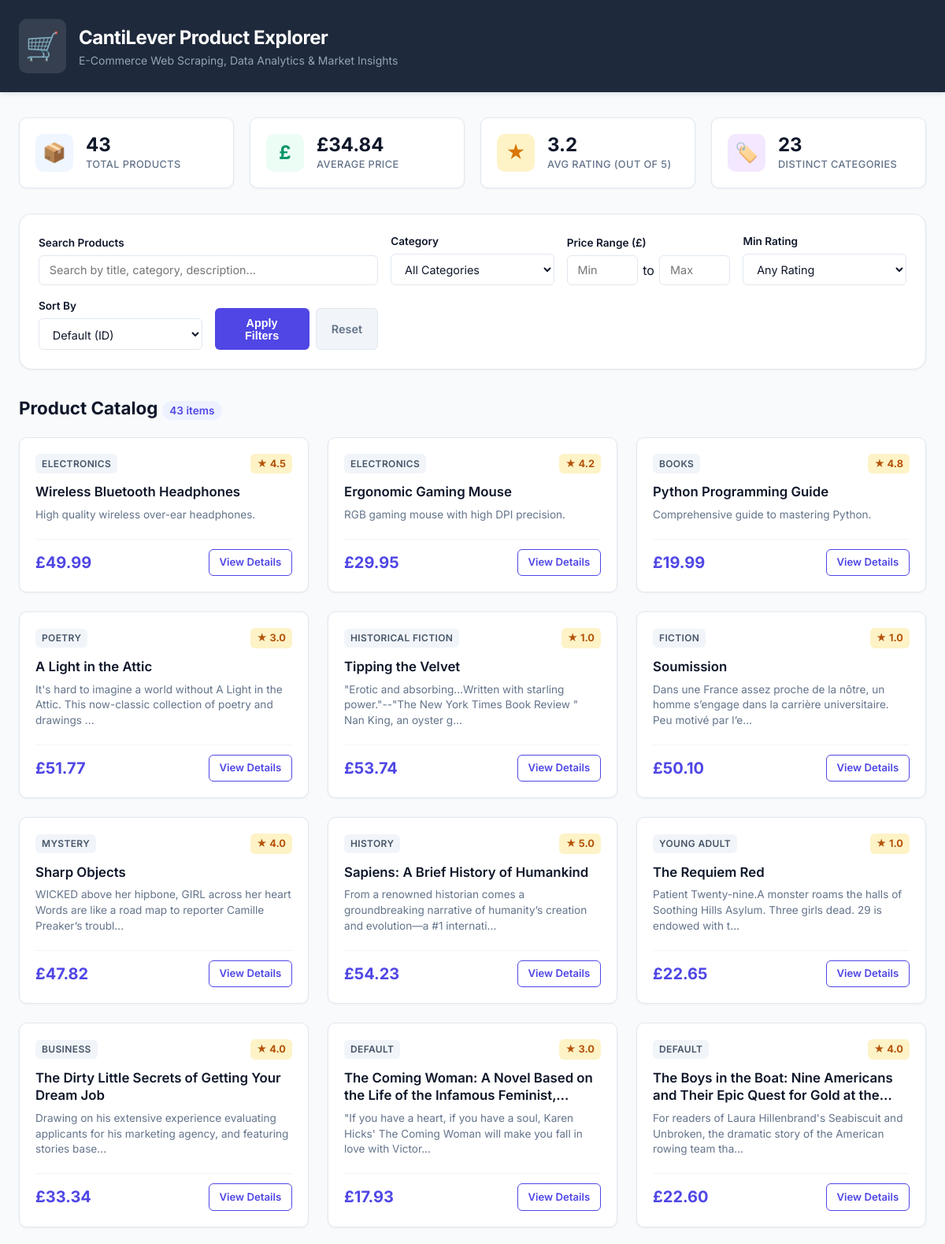
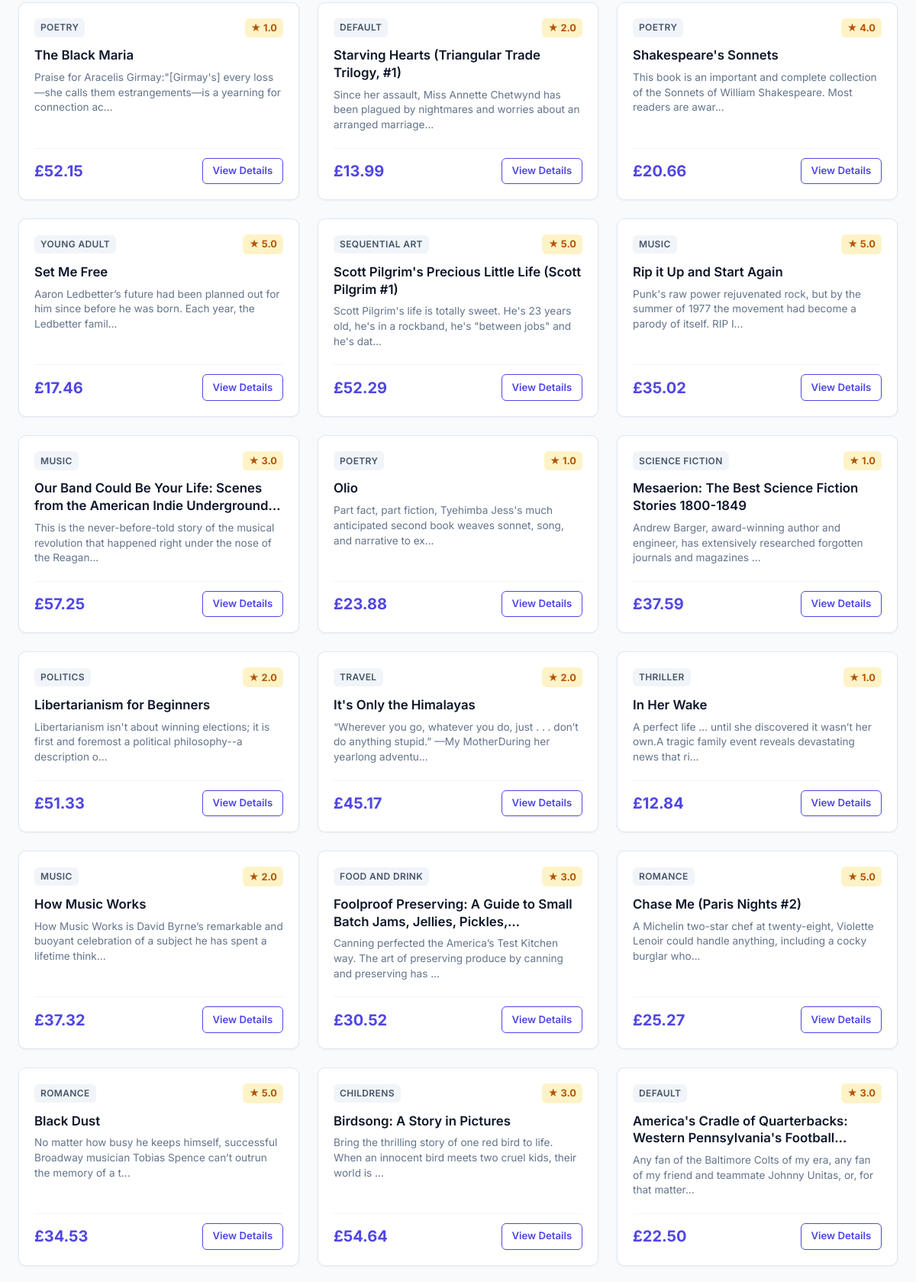
The page / (upper part) on the database its author committed (2 pictures, top to bottom).
### tables this page shows
CREATE TABLE products (id INTEGER PRIMARY KEY AUTOINCREMENT, title TEXT NOT NULL, price REAL, rating REAL, description TEXT, category TEXT, url TEXT);

### app.py (the view)
@app.route("/")
def home():
    query = request.args.get('q', '').strip()
    category = request.args.get('category', '').strip()
    min_price = request.args.get('min_price', '').strip()
    max_price = request.args.get('max_price', '').strip()
    min_rating = request.args.get('min_rating', '').strip()
    sort_by = request.args.get('sort_by', '').strip()
    products = database.get_filtered_products(
        query=query,
        category=category,
        min_price=min_price,
        max_price=max_price,
        min_rating=min_rating,
        sort_by=sort_by
    )
    categories = database.get_categories()
    analytics = database.get_analytics_summary()
    charts = {
        'price_distribution': 'visualizations/price_distribution.png' if os.path.exists(os.path.join(VISUALIZATIONS_DIR, 'price_distribution.png')) else None,
        'rating_distribution': 'visualizations/rating_distribution.png' if os.path.exists(os.path.join(VISUALIZATIONS_DIR, 'rating_distribution.png')) else None,
        'price_vs_rating': 'visualizations/price_vs_rating.png' if os.path.exists(os.path.join(VISUALIZATIONS_DIR, 'price_vs_rating.png')) else None,
        'category_prices': 'visualizations/category_prices.png' if os.path.exists(os.path.join(VISUALIZATIONS_DIR, 'category_prices.png')) else None,
    }
    return render_template(
        "index.html",
        products=products,
        categories=categories,
        analytics=analytics,
        charts=charts,
        search_query=query,
        selected_category=category,
        min_price=min_price,
        max_price=max_price,
        min_rating=min_rating,
        sort_by=sort_by,
        total_results=len(products)
    )

### database.py (called while the page is built, shortened)
def get_connection():
    os.makedirs("data", exist_ok=True)
    connection = sqlite3.connect(DATABASE_PATH)
    connection.row_factory = sqlite3.Row
    return connection

def get_categories():
    connection = get_connection()
    cursor = connection.cursor()
    cursor.execute("""
        SELECT DISTINCT category
        FROM products
        WHERE category IS NOT NULL AND category != '' AND category != 'Uncategorized'
        ORDER BY category ASC
    """)
    rows = cursor.fetchall()
    connection.close()
    return [row["category"] for row in rows]

def get_analytics_summary():
    connection = get_connection()
    cursor = connection.cursor()
    cursor.execute("""
        SELECT
            COUNT(*) as total_products,
            AVG(price) as avg_price,
            MIN(price) as min_price,
            MAX(price) as max_price,
            AVG(rating) as avg_rating,
            COUNT(DISTINCT category) as total_categories
        FROM products
    """)
    row = cursor.fetchone()
    connection.close()
    return {
        "total_products": row["total_products"] or 0,
        "avg_price": round(row["avg_price"] or 0.0, 2),
        "min_price": round(row["min_price"] or 0.0, 2),
        "max_price": round(row["max_price"] or 0.0, 2),
        "avg_rating": round(row["avg_rating"] or 0.0, 1),
        "total_categories": row["total_categories"] or 0
    }

### templates/index.html (shortened to what this page needs)
<!DOCTYPE html>
<html lang="en">
<head>
    <link rel="stylesheet" href="{{ url_for('static', filename='style.css') }}">
</head>
<body>
    <header class="header">
        <div class="container header-container">
            <div class="brand">
                <span class="brand-icon">🛒</span>
                <div>
                    <h1>CantiLever Product Explorer</h1>
                    <p class="subtitle">E-Commerce Web Scraping, Data Analytics & Market Insights</p>
                </div>
            </div>
        </div>
    </header>
    <main class="container">
        <section class="metrics-grid">
            <div class="metric-card">
                <div class="metric-icon blue">📦</div>
                <div class="metric-data">
                    <span class="metric-value">{{ analytics.total_products }}</span>
                    <span class="metric-label">Total Products</span>
                </div>
            </div>
            <div class="metric-card">
                <div class="metric-icon green">£</div>
                <div class="metric-data">
                    <span class="metric-value">£{{ "%.2f"|format(analytics.avg_price) }}</span>
                    <span class="metric-label">Average Price</span>
                </div>
            </div>
            <div class="metric-card">
                <div class="metric-icon yellow">★</div>
                <div class="metric-data">
                    <span class="metric-value">{{ "%.1f"|format(analytics.avg_rating) }}</span>
                    <span class="metric-label">Avg Rating (Out of 5)</span>
                </div>
            </div>
            <div class="metric-card">
                <div class="metric-icon purple">🏷️</div>
                <div class="metric-data">
                    <span class="metric-value">{{ analytics.total_categories }}</span>
                    <span class="metric-label">Distinct Categories</span>
                </div>
            </div>
        </section>
        <section class="filter-section">
            <form method="GET" action="/" class="filter-form">
                <div class="form-group search-group">
                    <label for="q">Search Products</label>
                    <input type="text" id="q" name="q" value="{{ search_query }}" placeholder="Search by title, category, description...">
                </div>
                <div class="form-group">
                    <label for="category">Category</label>
                    <select id="category" name="category">
                        <option value="">All Categories</option>
                    </select>
                </div>
                <div class="form-group price-range">
                    <label>Price Range (£)</label>
                    <div class="range-inputs">
                        <input type="number" step="0.01" min="0" name="min_price" value="{{ min_price }}" placeholder="Min">
                        <span>to</span>
                        <input type="number" step="0.01" min="0" name="max_price" value="{{ max_price }}" placeholder="Max">
                    </div>
                </div>
                <div class="form-group">
                    <label for="min_rating">Min Rating</label>
                    <select id="min_rating" name="min_rating">
                        <option value="">Any Rating</option>
                    </select>
                </div>
                <div class="form-group">
                    <label for="sort_by">Sort By</label>
                    <select id="sort_by" name="sort_by">
                        <option value="">Default (ID)</option>
                    </select>
                </div>
                <div class="form-actions">
                    <button type="submit" class="btn btn-primary">Apply Filters</button>
                    <a href="/" class="btn btn-secondary">Reset</a>
                </div>
            </form>
        </section>
        <section class="products-section">
            <div class="section-header">
                <h2>Product Catalog <span class="badge-count">{{ total_results }} items</span></h2>
            </div>
            {% if products %}
                <div class="product-grid">
                    {% for product in products %}
                        <div class="product-card">
                            <div class="card-header">
                                <span class="category-badge">{{ product.category }}</span>
                                <span class="rating-tag">★ {{ "%.1f"|format(product.rating) }}</span>
                            </div>
                            <h3 class="product-title" title="{{ product.title }}">{{ product.title }}</h3>
                            <p class="product-description">
                                {% if product.description %}
                                    {{ product.description[:110] }}{% if product.description|length > 110 %}...{% endif %}
                                {% else %}
                                    No description available for this product item.
                                {% endif %}
                            </p>
                            <div class="card-footer">
                                <div class="product-price">£{{ "%.2f"|format(product.price) }}</div>
                                <a href="/product/{{ product.id }}" class="btn btn-sm btn-outline">View Details</a>
                            </div>
                        </div>
                    {% endfor %}
                </div>
            {% endif %}
        </section>
    </main>
</body>
</html>

### rows shown on the page
products: category "ELECTRONICS", rating "4.5", title "Wireless Bluetooth Headphones", description "High quality wireless over-ear headphones.", price "49.99"
products: category "ELECTRONICS", rating "4.2", title "Ergonomic Gaming Mouse", description "RGB gaming mouse with high DPI precision.", price "29.95"
products: category "BOOKS", rating "4.8", title "Python Programming Guide", description "Comprehensive guide to mastering Python.", price "19.99"
products: category "POETRY", rating "3.0", title "A Light in the Attic", description "It's hard to imagine a world without A Light in the Attic. This now-classic collection of poetry and drawings", price "51.77"
products: category "HISTORICAL FICTION", rating "1.0", title "Tipping the Velvet", description "\"Erotic and absorbing...Written with starling power.\"--\"The New York Times Book Review \" Nan King, an oyster g", price "53.74"
products: category "FICTION", rating "1.0", title "Soumission", description "Dans une France assez proche de la nôtre, un homme s’engage dans la carrière universitaire. Peu motivé par l’e", price "50.10"
products: category "MYSTERY", rating "4.0", title "Sharp Objects", description "WICKED above her hipbone, GIRL across her heart Words are like a road map to reporter Camille Preaker’s troubl", price "47.82"
products: category "HISTORY", rating "5.0", title "Sapiens: A Brief History of Humankind", description "From a renowned historian comes a groundbreaking narrative of humanity’s creation and evolution—a #1 internati", price "54.23"
products: category "YOUNG ADULT", rating "1.0", title "The Requiem Red", description "Patient Twenty-nine.A monster roams the halls of Soothing Hills Asylum. Three girls dead. 29 is endowed with t", price "22.65"
products: category "BUSINESS", rating "4.0", title "The Dirty Little Secrets of Getting Your Dream Job", description "Drawing on his extensive experience evaluating applicants for his marketing agency, and featuring stories base", price "33.34"
products: category "DEFAULT", rating "3.0", title "The Coming Woman: A Novel Based on the Life of the Infamous…", description "\"If you have a heart, if you have a soul, Karen Hicks' The Coming Woman will make you fall in love with Victor", price "17.93"
products: category "DEFAULT", rating "4.0", title "The Boys in the Boat: Nine Americans and Their Epic Quest for Gold at…", description "For readers of Laura Hillenbrand's Seabiscuit and Unbroken, the dramatic story of the American rowing team tha", price "22.60"
products: category "POETRY", rating "1.0", title "The Black Maria", description "Praise for Aracelis Girmay:\"[Girmay's] every loss—she calls them estrangements—is a yearning for connection ac", price "52.15"
products: category "DEFAULT", rating "2.0", title "Starving Hearts (Triangular Trade Trilogy, #1)", description "Since her assault, Miss Annette Chetwynd has been plagued by nightmares and worries about an arranged marriage", price "13.99"
products: category "POETRY", rating "4.0", title "Shakespeare's Sonnets", description "This book is an important and complete collection of the Sonnets of William Shakespeare. Most readers are awar", price "20.66"
products: category "YOUNG ADULT", rating "5.0", title "Set Me Free", description "Aaron Ledbetter’s future had been planned out for him since before he was born. Each year, the Ledbetter famil", price "17.46"
products: category "SEQUENTIAL ART", rating "5.0", title "Scott Pilgrim's Precious Little Life (Scott Pilgrim #1)", description "Scott Pilgrim's life is totally sweet. He's 23 years old, he's in a rockband, he's \"between jobs\" and he's dat", price "52.29"
products: category "MUSIC", rating "5.0", title "Rip it Up and Start Again", description "Punk's raw power rejuvenated rock, but by the summer of 1977 the movement had become a parody of itself. RIP I", price "35.02"
products: category "MUSIC", rating "3.0", title "Our Band Could Be Your Life: Scenes from the American Indie…", description "This is the never-before-told story of the musical revolution that happened right under the nose of the Reagan", price "57.25"
products: category "POETRY", rating "1.0", title "Olio", description "Part fact, part fiction, Tyehimba Jess's much anticipated second book weaves sonnet, song, and narrative to ex", price "23.88"
products: category "SCIENCE FICTION", rating "1.0", title "Mesaerion: The Best Science Fiction Stories 1800-1849", description "Andrew Barger, award-winning author and engineer, has extensively researched forgotten journals and magazines", price "37.59"
products: category "POLITICS", rating "2.0", title "Libertarianism for Beginners", description "Libertarianism isn't about winning elections; it is first and foremost a political philosophy--a description o", price "51.33"
products: category "TRAVEL", rating "2.0", title "It's Only the Himalayas", description "“Wherever you go, whatever you do, just . . . don’t do anything stupid.” —My MotherDuring her yearlong adventu", price "45.17"
products: category "THRILLER", rating "1.0", title "In Her Wake", description "A perfect life … until she discovered it wasn’t her own.A tragic family event reveals devastating news that ri", price "12.84"
products: category "MUSIC", rating "2.0", title "How Music Works", description "How Music Works is David Byrne’s remarkable and buoyant celebration of a subject he has spent a lifetime think", price "37.32"
products: category "FOOD AND DRINK", rating "3.0", title "Foolproof Preserving: A Guide to Small Batch Jams, Jellies,…", description "Canning perfected the America’s Test Kitchen way. The art of preserving produce by canning and preserving has", price "30.52"
products: category "ROMANCE", rating "5.0", title "Chase Me (Paris Nights #2)", description "A Michelin two-star chef at twenty-eight, Violette Lenoir could handle anything, including a cocky burglar who", price "25.27"
products: category "ROMANCE", rating "5.0", title "Black Dust", description "No matter how busy he keeps himself, successful Broadway musician Tobias Spence can’t outrun the memory of a t", price "34.53"
products: category "CHILDRENS", rating "3.0", title "Birdsong: A Story in Pictures", description "Bring the thrilling story of one red bird to life. When an innocent bird meets two cruel kids, their world is", price "54.64"
products: category "DEFAULT", rating "3.0", title "America's Cradle of Quarterbacks: Western Pennsylvania's…", description "Any fan of the Baltimore Colts of my era, any fan of my friend and teammate Johnny Unitas, or, for that matter", price "22.50"

### other values the page prints
{{ analytics.total_products }} "43"
{{ "%.2f"|format(analytics.avg_price) }} "34.84"
{{ "%.1f"|format(analytics.avg_rating) }} "3.2"
{{ analytics.total_categories }} "23"
{{ total_results }} "43"
